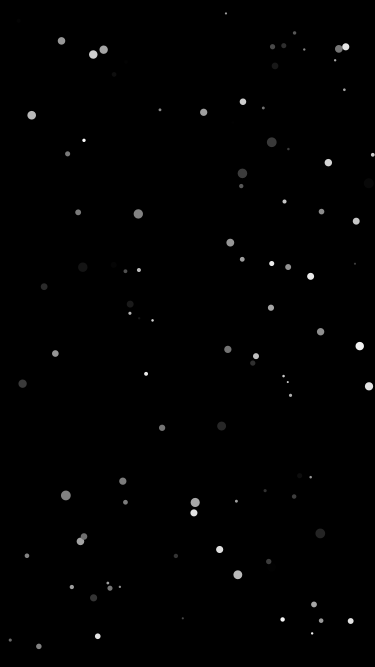
Frame 1 (no input)
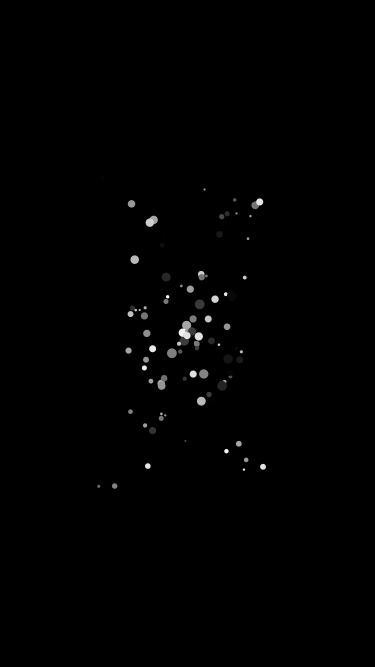
Frame 60 (the mouse pressed at the canvas centre just before this capture)
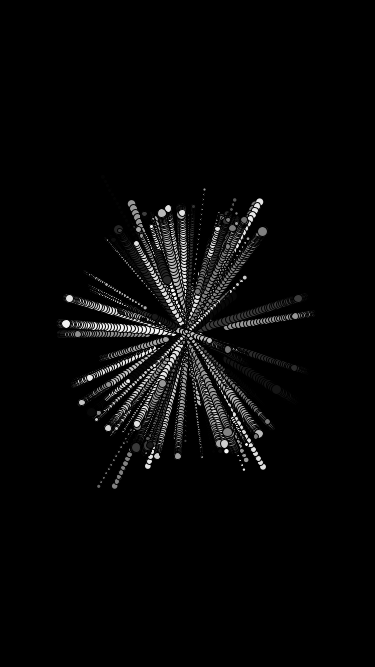
Frame 120 (the mouse held since frame 60 and released just before this capture)

The Processing sketch that drew these frames (run headless with seeded random() and noise(); from frame 60 on, the mouse is pressed at the canvas centre):

// Processing sketch: circles
// ── circles.pde
ArrayList<Circle> circles;
PVector cursor;
int totalCircles = 100;

void setup() {
  size(375, 667);
  background(#202020);
  mouseX = width/2;
  mouseY = height/2;
  circles = new ArrayList<Circle>();
  for(int i= 0; i<totalCircles; i++){
    circles.add(new Circle(new PVector(random(width),random(height))));
  }
}
 
void draw() {
  stroke(0);
  if(!mousePressed){
    background(0);
    noStroke();
  }
  noFill();
  cursor = new PVector(mouseX, mouseY);
  for (int i = 0; i< circles.size(); i++) {
    Circle c = circles.get(i);
    c.draw();
  }
}

// ── particle.pde
class Circle {
  PVector velocity;
  PVector acceleration;
  PVector position;
  float radius;
  int limit = 5;
  float fillColor;
  
  Circle(PVector v) {
    position = v.copy();
    // Asignamos valor random al radio.
    // Añadimos + 1 al final para obtener como resultado mínimo una 1 de radio.
    radius = random(8) + 2;
    // Iniciamos un valor inicial de velocidad en x y y
    velocity = new PVector(0,0);
    fillColor = random(255);
  }
 
  void draw() {
    update();
    fill(fillColor);
    ellipse(position.x, position.y, radius, radius);
  }
  
  void update() {  
    PVector mouse = new PVector(mouseX,mouseY);
    PVector acceleration = PVector.sub(mouse, position);
    // Asignamos la magnitud a la aceleración.
    // La magnitud es la cantidad total de la aceleración, mientras que la dirección es la orientanción con la que se está moviendo el objeto. Si este está desacelerando, la aceleración será negativa.
    acceleration.setMag(0.1);
    // Actualizamos la velocidad añadiendo la aceleración
    velocity.add(acceleration);
    velocity.limit(limit);
    // Actualizamos la posición añadiendo velocidad
    position.add(velocity);
    checkEdges();
  }
  
  void checkEdges(){
    if(position.x > width){
      position.x = width;
      velocity.x *= -1;
    }
    if(position.x < 0){
      position.x = 0;
      velocity.x *= -1;
    }
    if(position.y > height){
      position.y = height;
      velocity.y *= -1;
    }
    if(position.y < 0){
      position.y = 0;
      velocity.y *= -1;
    }
  }
}
